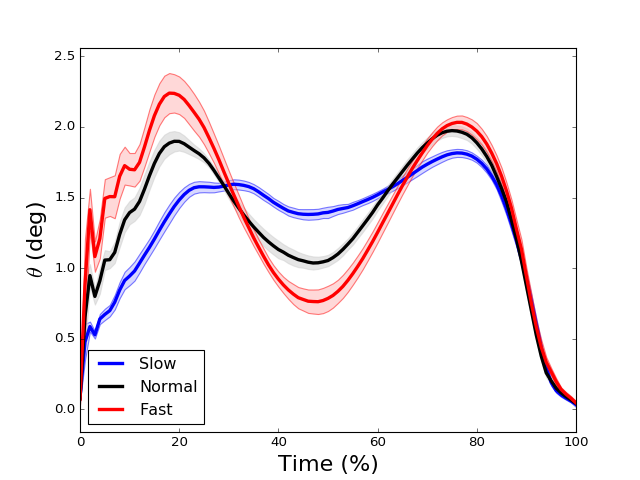

This figure's Python source:

from matplotlib import pyplot
import spm1d



# load dataset:
dataset = spm1d.data.uv1d.anova1.SpeedGRFcategorical()
Y,A     = dataset.get_data()
Y0      = Y[A==1]
Y1      = Y[A==2]
Y2      = Y[A==3]


# plot:
pyplot.close('all')
spm1d.plot.plot_mean_sd(Y0, linecolor='b', facecolor=(0.7,0.7,1), edgecolor='b', label='Slow')
spm1d.plot.plot_mean_sd(Y1, label='Normal')
spm1d.plot.plot_mean_sd(Y2, linecolor='r', facecolor=(1,0.7,0.7), edgecolor='r', label='Fast')
pyplot.xlim(0, 100)
pyplot.xlabel('Time (%)', size=20)
pyplot.ylabel(r'$\theta$ (deg)', size=20)
pyplot.legend(loc='lower left')
# pyplot.show()
